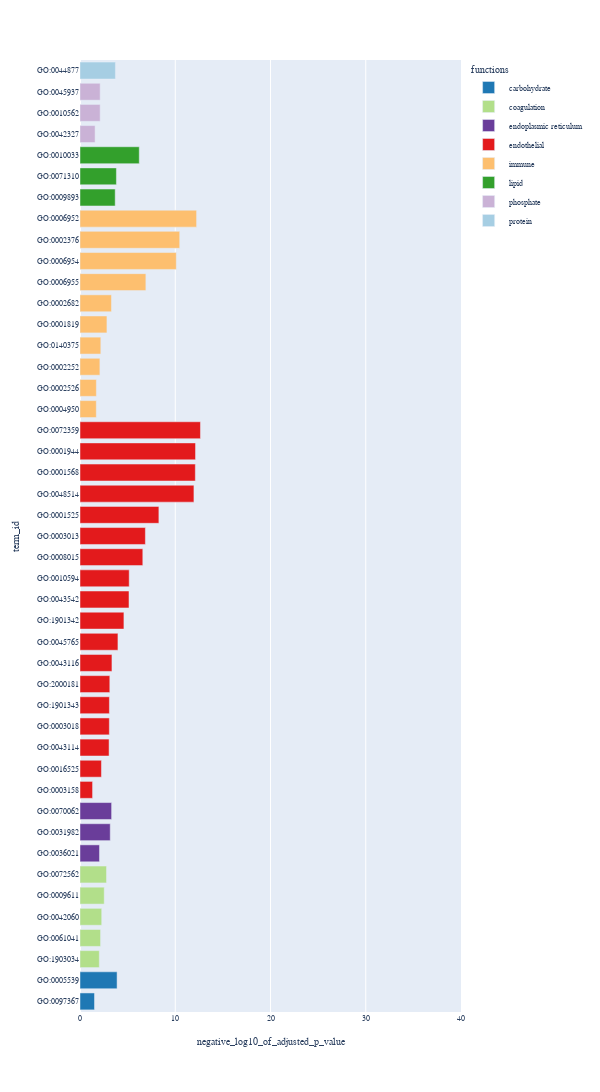

Notebook cell for this chart:
### Code cell
fig = px.bar(recruiment[recruiment['intersection_size']<120],y='term_id',x='negative_log10_of_adjusted_p_value',color='functions',color_discrete_map=color_pettle,width=15)
fig.update_layout(
    width=600,  # 设置宽度为800像素
    height=1200,  # 设置高度为600像素
    # yaxis=dict(range=[0, 120]), # 设置y轴的范围为0到120
    xaxis=dict(range=[0, 40])
)
fig.update_layout(
    font=dict(
        family="Arial",
        size=8
    ),
        yaxis=dict(
        tickmode='linear',
        dtick=1
    )
)
fig.show()
fig.write_image('./397_recruit_enrichment.pdf')

### Figure 1 — Plotly figure (JSON) as saved in the notebook; plotly's stock layout.template omitted (floating-point values rounded to 4 significant figures)
{"data": [{"alignmentgroup": "True", "hovertemplate": "functions=carbohydrate<br>negative_log10_of_adjusted_p_value=%{x}<br>term_id=%{y}<extra></extra>", "legendgroup": "carbohydrate", "marker": {"color": "#1f78b4", "pattern": {"shape": ""}}, "name": "carbohydrate", "offsetgroup": "carbohydrate", "orientation": "h", "showlegend": true, "textposition": "auto", "type": "bar", "x": [1.522, 3.893], "xaxis": "x", "y": ["GO:0097367", "GO:0005539"], "yaxis": "y"}, {"alignmentgroup": "True", "hovertemplate": "functions=coagulation<br>negative_log10_of_adjusted_p_value=%{x}<br>term_id=%{y}<extra></extra>", "legendgroup": "coagulation", "marker": {"color": "#b2df8a", "pattern": {"shape": ""}}, "name": "coagulation", "offsetgroup": "coagulation", "orientation": "h", "showlegend": true, "textposition": "auto", "type": "bar", "x": [2.027, 2.16, 2.28, 2.545, 2.785], "xaxis": "x", "y": ["GO:1903034", "GO:0061041", "GO:0042060", "GO:0009611", "GO:0072562"], "yaxis": "y"}, {"alignmentgroup": "True", "hovertemplate": "functions=endoplasmic reticulum<br>negative_log10_of_adjusted_p_value=%{x}<br>term_id=%{y}<extra></extra>", "legendgroup": "endoplasmic reticulum", "marker": {"color": "#6a3d9a", "pattern": {"shape": ""}}, "name": "endoplasmic reticulum", "offsetgroup": "endoplasmic reticulum", "orientation": "h", "showlegend": true, "textposition": "auto", "type": "bar", "x": [2.045, 3.175, 3.318], "xaxis": "x", "y": ["GO:0036021", "GO:0031982", "GO:0070062"], "yaxis": "y"}, {"alignmentgroup": "True", "hovertemplate": "functions=endothelial<br>negative_log10_of_adjusted_p_value=%{x}<br>term_id=%{y}<extra></extra>", "legendgroup": "endothelial", "marker": {"color": "#e31a1c", "pattern": {"shape": ""}}, "name": "endothelial", "offsetgroup": "endothelial", "orientation": "h", "showlegend": true, "textposition": "auto", "type": "bar", "x": [1.32, 2.251, 3.052, 3.081, 3.086, 3.129, 3.354, 3.983, 4.611, 5.143, 5.165, 6.594, 6.864, 8.282, 11.96, 12.11, 12.13, 12.65], "xaxis": "x", "y": ["GO:0003158", "GO:0016525", "GO:0043114", "GO:0003018", "GO:1901343", "GO:2000181", "GO:0043116", "GO:0045765", "GO:1901342", "GO:0043542", "GO:0010594", "GO:0008015", "GO:0003013", "GO:0001525", "GO:0048514", "GO:0001568", "GO:0001944", "GO:0072359"], "yaxis": "y"}, {"alignmentgroup": "True", "hovertemplate": "functions=immune<br>negative_log10_of_adjusted_p_value=%{x}<br>term_id=%{y}<extra></extra>", "legendgroup": "immune", "marker": {"color": "#fdbf6f", "pattern": {"shape": ""}}, "name": "immune", "offsetgroup": "immune", "orientation": "h", "showlegend": true, "textposition": "auto", "type": "bar", "x": [1.711, 1.719, 2.087, 2.185, 2.828, 3.301, 6.915, 10.11, 10.47, 12.24], "xaxis": "x", "y": ["GO:0004950", "GO:0002526", "GO:0002252", "GO:0140375", "GO:0001819", "GO:0002682", "GO:0006955", "GO:0006954", "GO:0002376", "GO:0006952"], "yaxis": "y"}, {"alignmentgroup": "True", "hovertemplate": "functions=lipid<br>negative_log10_of_adjusted_p_value=%{x}<br>term_id=%{y}<extra></extra>", "legendgroup": "lipid", "marker": {"color": "#33a02c", "pattern": {"shape": ""}}, "name": "lipid", "offsetgroup": "lipid", "orientation": "h", "showlegend": true, "textposition": "auto", "type": "bar", "x": [3.694, 3.824, 6.22], "xaxis": "x", "y": ["GO:0009893", "GO:0071310", "GO:0010033"], "yaxis": "y"}, {"alignmentgroup": "True", "hovertemplate": "functions=phosphate<br>negative_log10_of_adjusted_p_value=%{x}<br>term_id=%{y}<extra></extra>", "legendgroup": "phosphate", "marker": {"color": "#cab2d6", "pattern": {"shape": ""}}, "name": "phosphate", "offsetgroup": "phosphate", "orientation": "h", "showlegend": true, "textposition": "auto", "type": "bar", "x": [1.584, 2.118, 2.118], "xaxis": "x", "y": ["GO:0042327", "GO:0010562", "GO:0045937"], "yaxis": "y"}, {"alignmentgroup": "True", "hovertemplate": "functions=protein<br>negative_log10_of_adjusted_p_value=%{x}<br>term_id=%{y}<extra></extra>", "legendgroup": "protein", "marker": {"color": "#a6cee3", "pattern": {"shape": ""}}, "name": "protein", "offsetgroup": "protein", "orientation": "h", "showlegend": true, "textposition": "auto", "type": "bar", "x": [3.717], "xaxis": "x", "y": ["GO:0044877"], "yaxis": "y"}], "layout": {"barmode": "relative", "font": {"family": "Arial", "size": 8}, "height": 1200, "legend": {"title": {"text": "functions"}, "tracegroupgap": 0}, "margin": {"t": 60}, "width": 600, "xaxis": {"anchor": "y", "domain": [0, 1], "range": [0, 40], "title": {"text": "negative_log10_of_adjusted_p_value"}}, "yaxis": {"anchor": "x", "domain": [0, 1], "dtick": 1, "tickmode": "linear", "title": {"text": "term_id"}}}}
